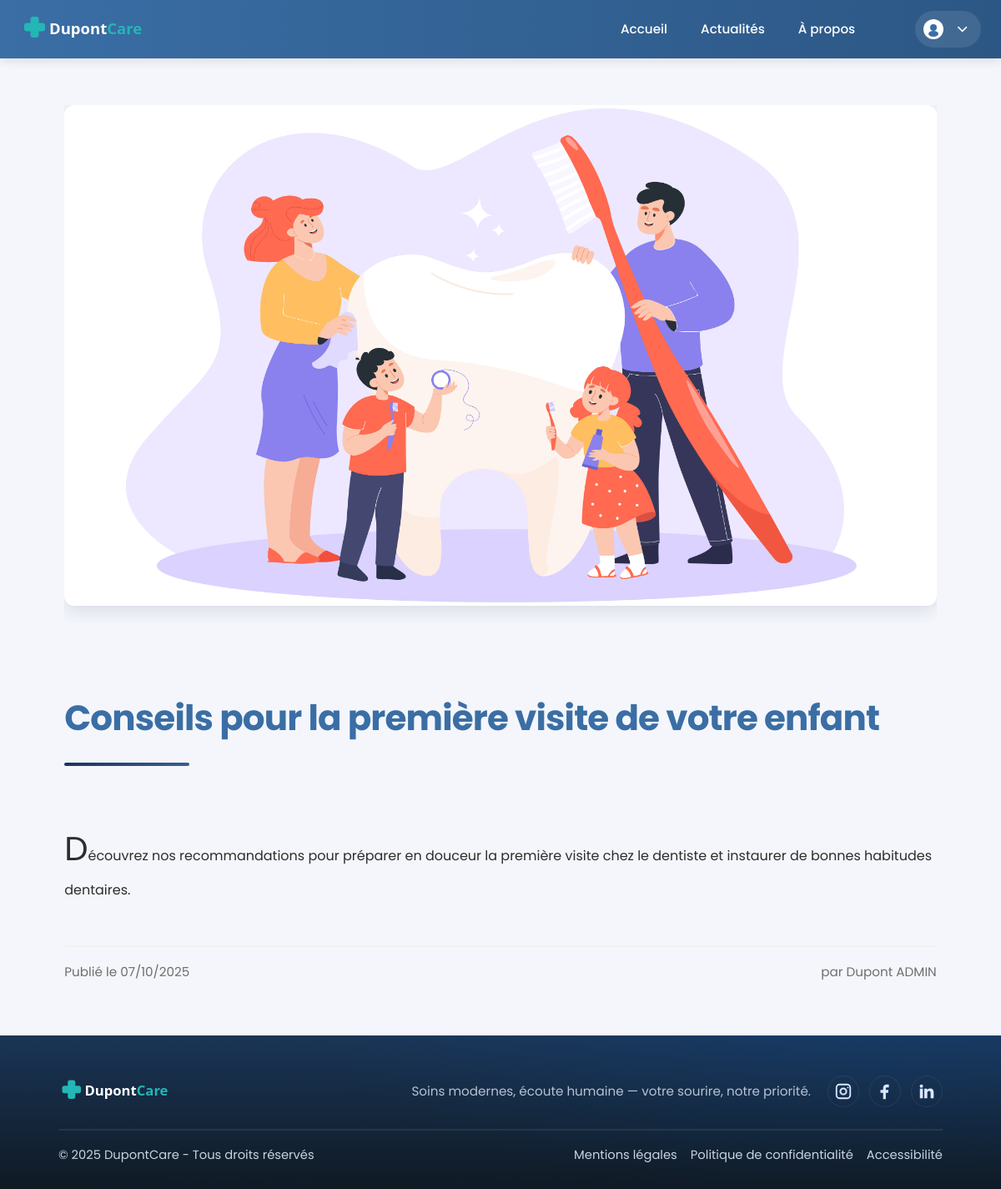
The app's page /index.php?page=actus&action=show&id=3 with its own data.
### tables this page shows
CREATE TABLE `actualite` (
  `id` int(10) UNSIGNED NOT NULL,
  `auteur_id` int(10) UNSIGNED NOT NULL,
  `titre` varchar(200) NOT NULL,
  `contenu` mediumtext NOT NULL,
  `date_publication` datetime DEFAULT NULL,
  `statut` enum('BROUILLON','PUBLIE','ARCHIVE') NOT NULL DEFAULT 'BROUILLON',
  `image` varchar(255) DEFAULT NULL
);

CREATE TABLE `utilisateur` (
  `id` int(10) UNSIGNED NOT NULL,
  `role` enum('PATIENT','MEDECIN','SECRETAIRE') NOT NULL,
  `nom` varchar(100) NOT NULL,
  `prenom` varchar(100) NOT NULL,
  `email` varchar(190) NOT NULL,
  `telephone` varchar(30) DEFAULT NULL,
  `avatar` varchar(255) DEFAULT NULL,
  `password_hash` varchar(255) NOT NULL,
  `date_inscription` datetime NOT NULL DEFAULT current_timestamp(),
  `date_naissance` date DEFAULT NULL
);

### app/controllers/ActusController.php (called while the page is built, shortened)
<?php
class ActusController {
    private $actuModel;
    public function __construct() {
        $this->actuModel = new ActuModel();
    }
    public function show($id) {
        $actu = $this->actuModel->getActuById($id);
    require_once 'app/views/actu/detail-actu.php';
    }
}

### app/core/App.php (called while the page is built, shortened)
<?php
class App {
    public function run() {
        $action = isset($_GET['action']) ? strtolower($_GET['action']) : 'index';
        $method = strtolower(trim($action));
        $params = [];
        if (isset($_GET['id'])) {
            $params[] = $_GET['id'];
        }
        try {
            $controller = new $controllerClass();
            call_user_func_array([$controller, $method], $params);
        } catch (\Exception $e) {
            http_response_code(404);
            include __DIR__ . '/../views/error/404.php';
        }
    }
}

### index.php (called while the page is built, shortened)
<?php
$app = new App();
$app->run();

### app/core/Model.php (called while the page is built, shortened)
<?php
abstract class Model {
    public function __construct() {
        $this->db = Database::getInstance();
    }
}

### app/models/database.php (called while the page is built, shortened)
<?php
class Database {
    private static $instance = null;
    private $connection;
    private function __construct() {
        $host = DB_HOST;
        $dbname = DB_NAME;
        $user = DB_USER;
        $pass = DB_PASS;
        $charset = DB_CHARSET;
        $options = [
            PDO::ATTR_ERRMODE => PDO::ERRMODE_EXCEPTION,
            PDO::ATTR_DEFAULT_FETCH_MODE => PDO::FETCH_ASSOC,
            PDO::MYSQL_ATTR_INIT_COMMAND => "SET NAMES $charset"
        ];
        try {
            $this->connection = new PDO(
                "mysql:host=$host;dbname=$dbname;charset=$charset",
                $user,
                $pass,
                $options
            );
        } catch (PDOException $e) {
            die('Erreur connexion BDD : ' . $e->getMessage());
        }
    }
    public function prepare($sql) {
        return $this->connection->prepare($sql);
    }
    public static function getInstance() {
        if (self::$instance === null) {
            self::$instance = new self();
        }
        return self::$instance;
    }
}

### app/models/ActuModel.php (called while the page is built, shortened)
<?php
class ActuModel extends Model {
    public function getActuById($id) {
        $sql = "SELECT a.*, u.nom as auteur_nom, u.prenom as auteur_prenom
                FROM actualite a
                JOIN utilisateur u ON a.auteur_id = u.id
                WHERE a.id = ? AND a.statut = 'PUBLIE'";
        $stmt = $this->db->prepare($sql);
        $stmt->execute([$id]);
        return $stmt->fetch();
    }
}

### app/views/actu/detail-actu.php (the view, shortened to what this page needs)
<?php
include __DIR__ . '/../templates/header.php';
?>
<link rel="stylesheet" href="<?php echo BASE_URL; ?>/css/modules/actu/detail-actu.css">
<main>
  <section class="actu-section">
    <div class="actu-detail-container">
      <?php if (empty($actu)): ?>
        <p class="no-actus">Aucune actualité n'est disponible pour le moment.</p>
      <?php else: ?>
        <article class="actu-detail">
          <div class="actu-detail-flex<?php echo empty($actu['image']) ? ' no-image' : ''; ?>">
            <?php if (!empty($actu['image'])): ?>
              <div class="actu-detail-image">
                <img src="<?php echo BASE_URL; ?>/public/uploads/<?php echo htmlspecialchars($actu['image']); ?>" alt="Image de l'actualité" loading="lazy">
              </div>
            <?php endif; ?>
            <div class="actu-detail-content-block">
              <h3><?php echo htmlspecialchars($actu['titre']); ?></h3>
              <div class="actu-detail-content">
                <p><?php echo nl2br(htmlspecialchars($actu['contenu'])); ?></p>
              </div>
              <div class="actu-detail-meta">
                <span class="actu-date">Publié le <?php echo date('d/m/Y', strtotime($actu['date_publication'])); ?></span>
                <span class="actu-author meta-author">par <?php echo htmlspecialchars($actu['auteur_prenom'] . ' ' . $actu['auteur_nom']); ?></span>
              </div>
            </div>
          </div>
        </article>
      <?php endif; ?>
    </div>
  </section>
</main>
<?php include __DIR__ . '/../templates/footer.php'; ?>

### css/base/polices.css (style rules this page uses)
body { font-family: 'Poppins', system-ui, -apple-system, Segoe UI, Roboto, Arial, sans-serif !important; }
button, input, select, textarea, .btn, .btn-primary, .btn-secondary, .btn-admin, .btn-hero, .btn-outline, .btn-small, .btn-login, .btn-register, .btn-cancel, .btn-confirm, .btn-new-rdv, .tab-button, .user-button, .guest-button, label, span, p, h1, h2, h3, h4, h5, h6, div, a, td, th { font-family: 'Poppins', sans-serif !important; }
html { height: 100%; }
body { min-height: 100vh; display: flex; flex-direction: column; }
body > main { flex: 1 0 auto; }

### css/base/style.css (style rules this page uses)
* { box-sizing: border-box; margin: 0; padding: 0; scroll-behavior: auto; }
body { font-family: 'Poppins', system-ui, -apple-system, Segoe UI, Roboto, Arial, sans-serif; line-height: 1.6; color: #333; }
main { min-height: auto; width: 100%; }
:root { --bg: #f4f6fb; --brand: #3a6ea5; --accent: #00c6ff; --accent-2: #0072ff; --text: #1e2936; --white: #fff; --focus-ring: #0072ff; --focus-ring-offset: 2px; }
* { box-sizing: border-box; margin: 0; padding: 0; }
html, body { height: 100%; }
body { font-family: 'Poppins', system-ui, -apple-system, Segoe UI, Roboto, Arial, sans-serif; background: var(--bg); color: var(--text); line-height: 1.6; }

### css/layouts/header.css (style rules this page uses)
:root { --header-height: 70px; --header-bg: linear-gradient(90deg, #3a6ea5 0%, #2c5785 100%); --header-shadow: 0 2px 12px rgba(0, 0, 0, 0.12); --nav-item-hover: rgba(255, 255, 255, 0.15); --btn-primary: #00c6ff; --btn-primary-hover: #00b3e6; --dropdown-shadow: 0 4px 20px rgba(0, 0, 0, 0.15); --transition: 0.2s ease-in-out; }

### css/layouts/footer.css (style rules this page uses)
:root { --footer-bg: #0f1724; --footer-text: #c9d3e1; --footer-heading: #ffffff; --footer-line: rgba(255,255,255,0.08); --brand: #3a6ea5; }

### css/modules/actu/detail-actu.css (style rules this page uses)
.actu-section { margin: clamp(0.5rem, 2vw, 1.5rem) auto 0; padding: 0 1rem; max-width: 100%; width: 100%; }
.actu-detail-container { max-width: 1800px; width: 95%; margin: 0 auto; }
.actu-detail { overflow: hidden; transition: transform 0.3s ease; }
.actu-detail-flex { display: grid; grid-template-columns: minmax(400px, 45%) 1fr; gap: clamp(3rem, 5vw, 6rem); align-items: start; padding: clamp(2rem, 3vw, 4rem); margin: 0 auto; border-radius: 24px; }
.actu-detail-image { position: relative; overflow: hidden; display: flex; align-items: center; justify-content: center; padding: 0; }
.actu-detail-image img { width: 100%; height: auto; max-height: 600px; object-fit: cover; border-radius: 12px; box-shadow: 0 4px 24px rgba(30, 50, 90, 0.15); transition: transform 0.4s ease, box-shadow 0.4s ease; }
.actu-detail-content-block { padding: 0; display: flex; flex-direction: column; justify-content: flex-start; width: 100%; }
.actu-detail h3 { font-size: clamp(2rem, 3.5vw, 2.9rem); line-height: 1.1; letter-spacing: -0.02em; color: #3a6ea5; font-weight: 700; margin: 0 0 1.5em 0; max-width: 100%; width: 100%; overflow-wrap: break-word; text-wrap: balance; position: relative; padding-bottom: 0.8em; }
.actu-detail h3::after { content: ''; position: absolute; bottom: 0; left: 0; width: 150px; height: 4px; background: linear-gradient(90deg, #1a355b, #3a5f8b); border-radius: 2px; }
.actu-detail-content { font-size: clamp(1rem, 1.2vw, 1.15rem); line-height: 1.8; color: #2d2d2d; margin-bottom: 2em; }
.actu-detail-content p { margin-bottom: 1.2em; }
.actu-detail-content p:first-of-type::first-letter { font-size: inherit; font-weight: inherit; line-height: inherit; width: 120px; }
.actu-detail-meta { display: flex; gap: 1.5em; color: #6f6f6f; font-size: 0.95rem; border-top: 2px solid #f0f0f0; padding-top: 1.2em; margin-top: auto; flex-wrap: wrap; justify-content: flex-start; }
.actu-detail-meta .meta-author { margin-left: auto; align-self: center; display: flex; align-items: center; }
.actu-detail-meta span { display: inline-flex; align-items: center; gap: 0.4em; transition: color 0.2s ease; }
@media (max-width: 1200px) { .actu-detail-flex { grid-template-columns: 1fr; padding: clamp(1.5rem, 4vw, 2rem); } }
@media (max-width: 1200px) { .actu-detail-image { padding-bottom: clamp(1rem, 2vw, 1.25rem); } }
@media (max-width: 1200px) { .actu-detail-content-block { padding: clamp(1.25rem, 3vw, 2rem) 0; } }
@media (max-width: 1200px) { .actu-detail h3 { max-width: 65ch; } }
@media (max-width: 1200px) { .actu-detail-content p:first-of-type::first-letter { font-size: 2.5em; } }

### records on screen
actualite: image (picture), titre "Conseils pour la première visite de votre enfant", contenu "Découvrez nos recommandations pour préparer en douceur la première visite chez le dentiste et instaurer de bonnes habitudes dentaires.", date_publication "07/10/2025", auteur.nom "Dupont ADMIN"
